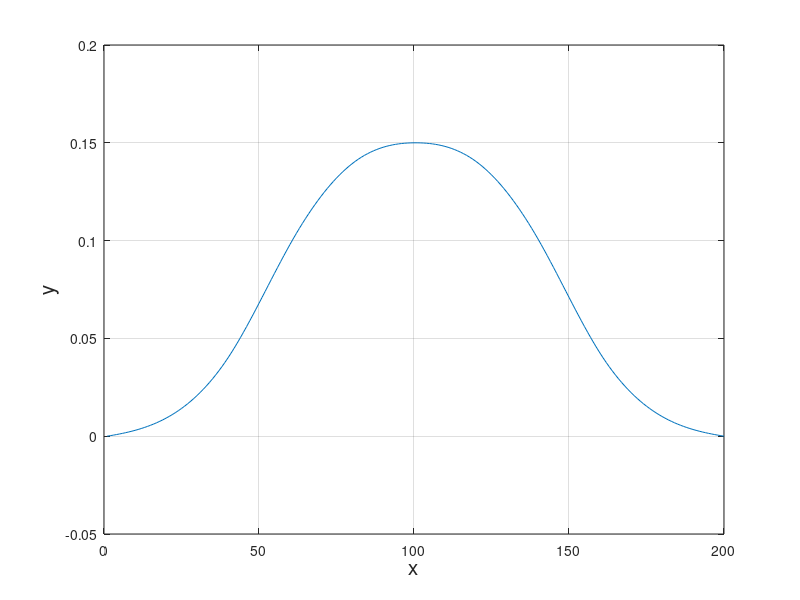

Write the MATLAB code that produced this figure.
clear all; clc; close all;
Ts = 0.01;
Time = 2;
T = Time/Ts;
N = length(T);
d = 3;

x = 0:20:200;
y = [0 0.01 0.042 0.1 0.14 0.15 0.14 0.1 0.042 0.01 0];
cs = spline(x,y);
xx = linspace (0,T,T);
p = ppval(cs,xx);

plot(p);
xlabel('x','FontSize',15);
ylabel('y','FontSize',15);
grid on